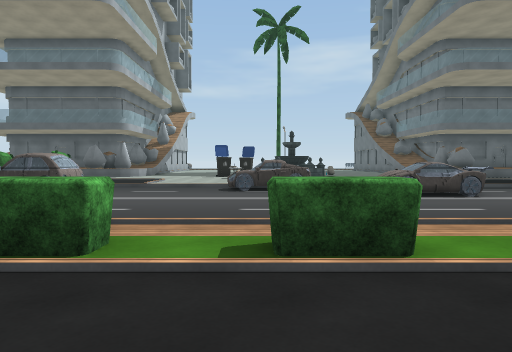
View 1 (above)

20 first-person views from a walk through a scene from a Unity 3-D project. The camera is 1.2 m above the floor, tilts 2° down and sees 70° across. The floor is counted in squares, 2 m on a side. Each view is taken from the middle of a square. On the plan, view 1 faces up. The plan holds only what a view shows up to about 10 squares ahead; the rest is blank. The place goes on beyond the plan. The player is left out. Some animated figures are left out. Some surface patterns are stand-ins.

View 2
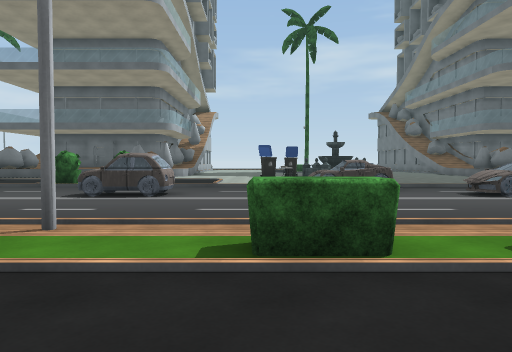

View 3
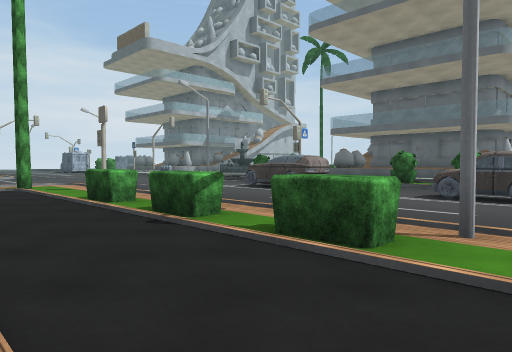

View 4
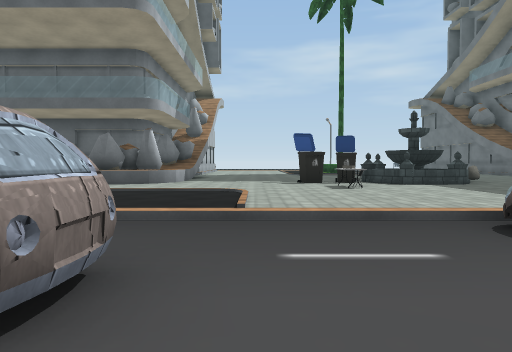

View 5
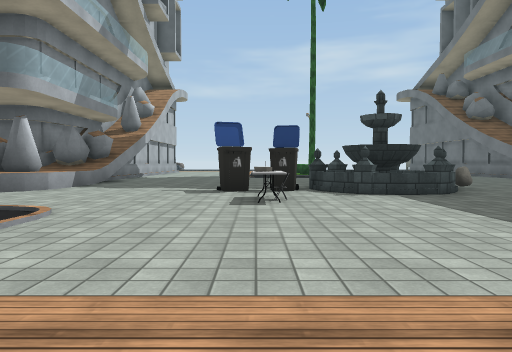

View 6
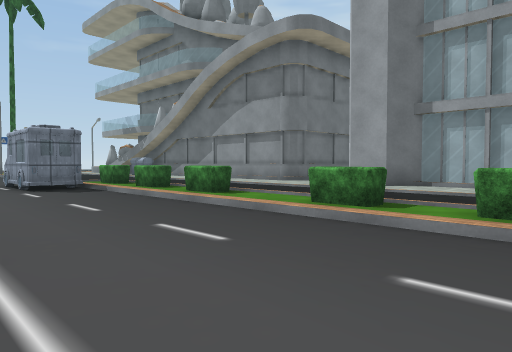

View 7
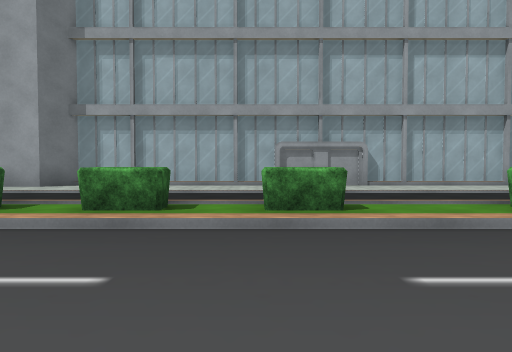

View 8
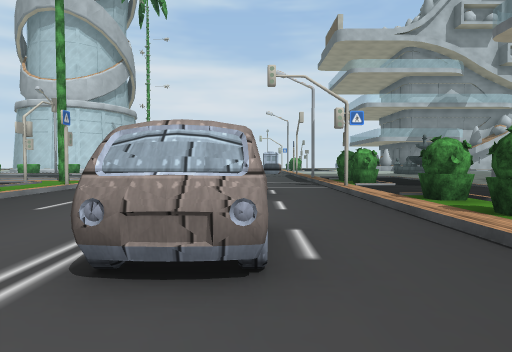

View 9
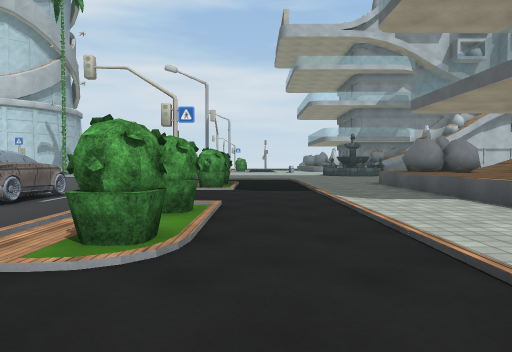

View 10
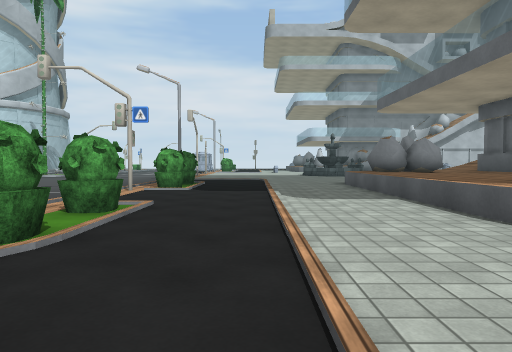

View 11
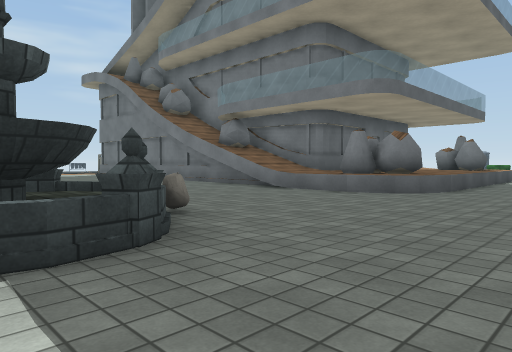

View 12
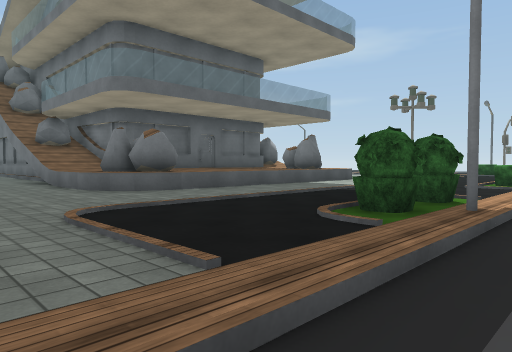

View 13
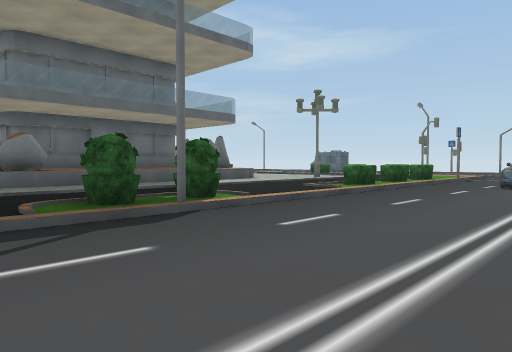

View 14
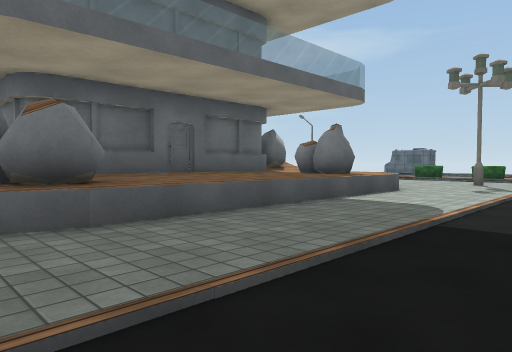

View 15
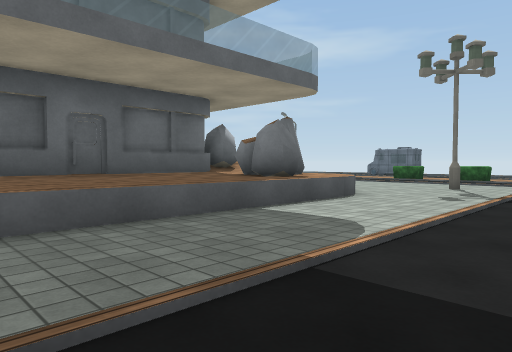

View 16
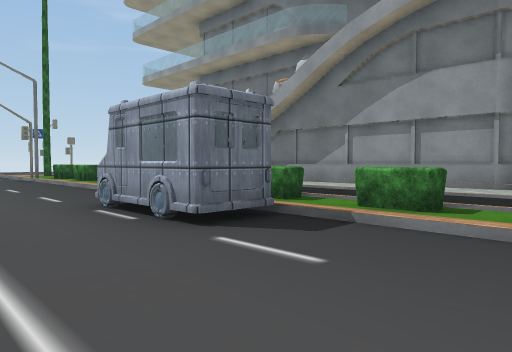

View 17
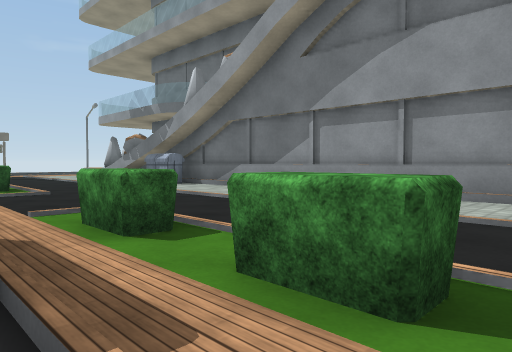

View 18
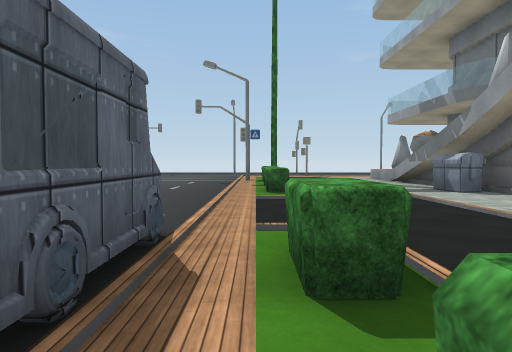

View 19
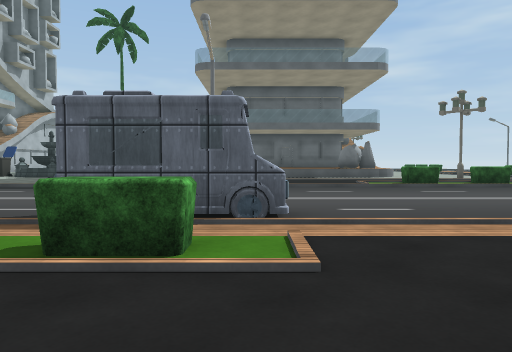

View 20
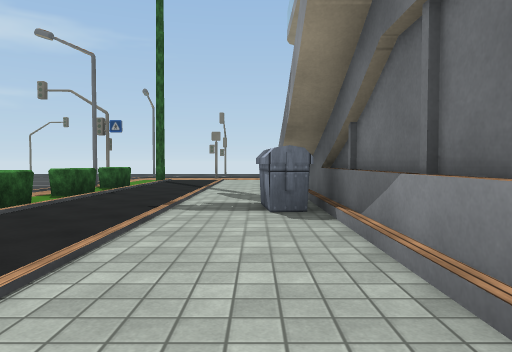

### Floor plan
Key: @ floor where view 1 was taken; # wall or solid block; . floor; / step, stairs or slope; = window, fence, low wall or low ledge; ^ raised ledge; O other object.
Columns run from 13 left of view 1 to 17 right of it. Each row starts with its distance up from view 1.
 19 ^^^   ^^.....     ...^^ ^^^^^^^
 18 #^^^  ^^......OO ....^^^^^^^^^
 17 #^^^^^##....OOOOO....^#^^^^^##^
 16 #^^^^^^^....O.OO......^^^^^^#^^
 15 ............O..................
 14 ............O..................
 13 ...............................
 12 ...............   ...........
 11 .O...O.O.......   ....O.O....O
 10 //O/////////// ////////#///////
  9  ............OO................
  8  ..OO...OO......OO............O
  7    OO...OO......OO............
  6    ..........................
  5     ..................OOO......
  4    ...................OOO......
  3 ..#.....OO.OOO.................
  2 O...O.O.O..O.OO.O..O.O.O.....O.
  1   .............................
  0        ......@........ ........
 -1       ..... ....... ..  .....O.
 -2      =..=.###..=.##  ##########
 -3      #==#=# ##=###

Positions as (right, up) in squares from view 1, and headings:
1: (0, 0), facing up
2: (-2, 0), facing up
3: (-3, 0), facing up-left
4: (-3, 6), facing up
5: (-1, 9), facing up
6: (0, 7), facing down-right
7: (-1, 7), facing down
8: (-2, 8), facing left
9: (-3, 12), facing left
10: (-3, 13), facing left
11: (1, 13), facing up-right
12: (5, 9), facing up-right
13: (7, 6), facing up-right
14: (8, 12), facing up-right
15: (10, 12), facing up-right
16: (6, 7), facing down-right
17: (7, 4), facing down-right
18: (8, 3), facing right
19: (11, 0), facing up
20: (11, -1), facing right
